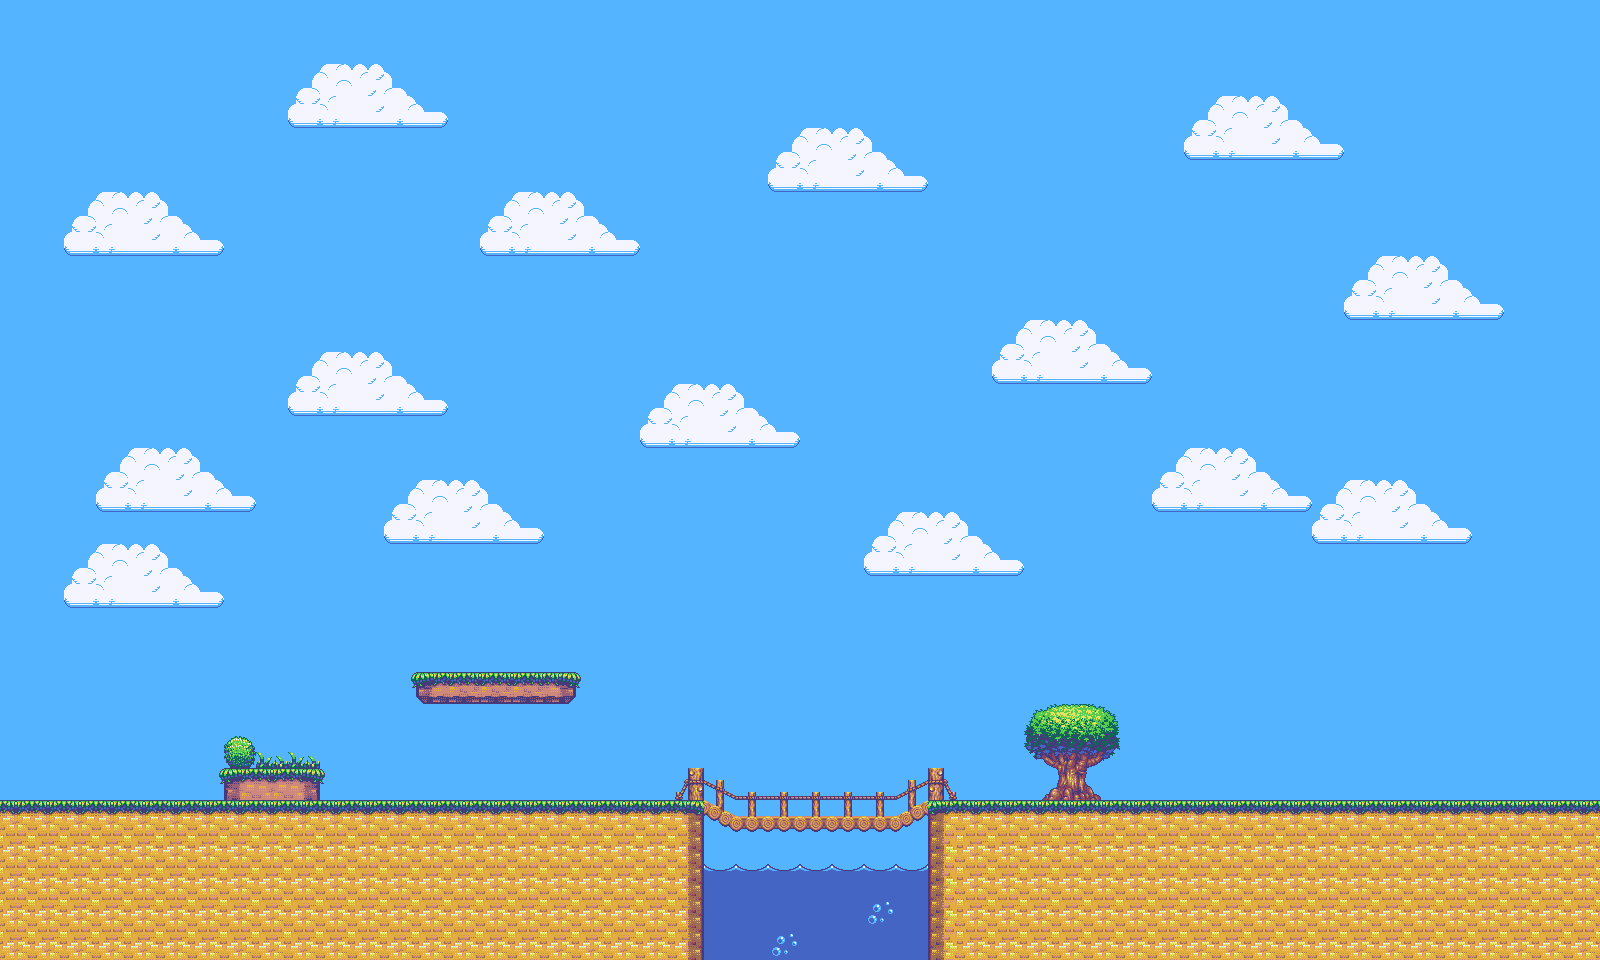

This game map was drawn from its Tiled (.tmx) file and the tilesets committed beside it. A one-line description and the trimmed map source follow:
An orthogonal 50x30 tile map with 32x32 px tiles, 3 tile layers (Background, Terrain, Foreground) and 4 objects (PlayerStart, Coll1, Coll2, coll5).

<map version="1.0" orientation="orthogonal" renderorder="right-down" width="50" height="30" tilewidth="32" tileheight="32" nextobjectid="14">
 <tileset firstgid="1" name="Tileset1" tilewidth="32" tileheight="32" tilecount="144" columns="8">
  <image source="tileset.png" width="256" height="576" />
 </tileset>
 <layer name="Background" width="50" height="30">
  <data>[1500 cells, 1500 non-empty, 10 distinct tile ids]</data>
 </layer>
 <layer name="Terrain" width="50" height="30">
  <data>[1500 cells, 260 non-empty, 28 distinct tile ids]</data>
 </layer>
 <objectgroup color="#0000ff" name="Objects">
  <object id="7" name="PlayerStart" x="64" y="768" width="32" height="32" />
 </objectgroup>
 <layer name="Foreground" width="50" height="30">
  <data>[1500 cells, 16 non-empty, 8 distinct tile ids]</data>
 </layer>
 <objectgroup color="#ff0000" name="Collision">
  <object id="1" name="Coll1" x="0" y="800" width="1600" height="160" />
  <object id="8" name="Coll2" x="219" y="768" width="106" height="32" />
  <object id="10" name="coll5" x="411" y="672" width="170" height="32" />
 </objectgroup>
</map>
